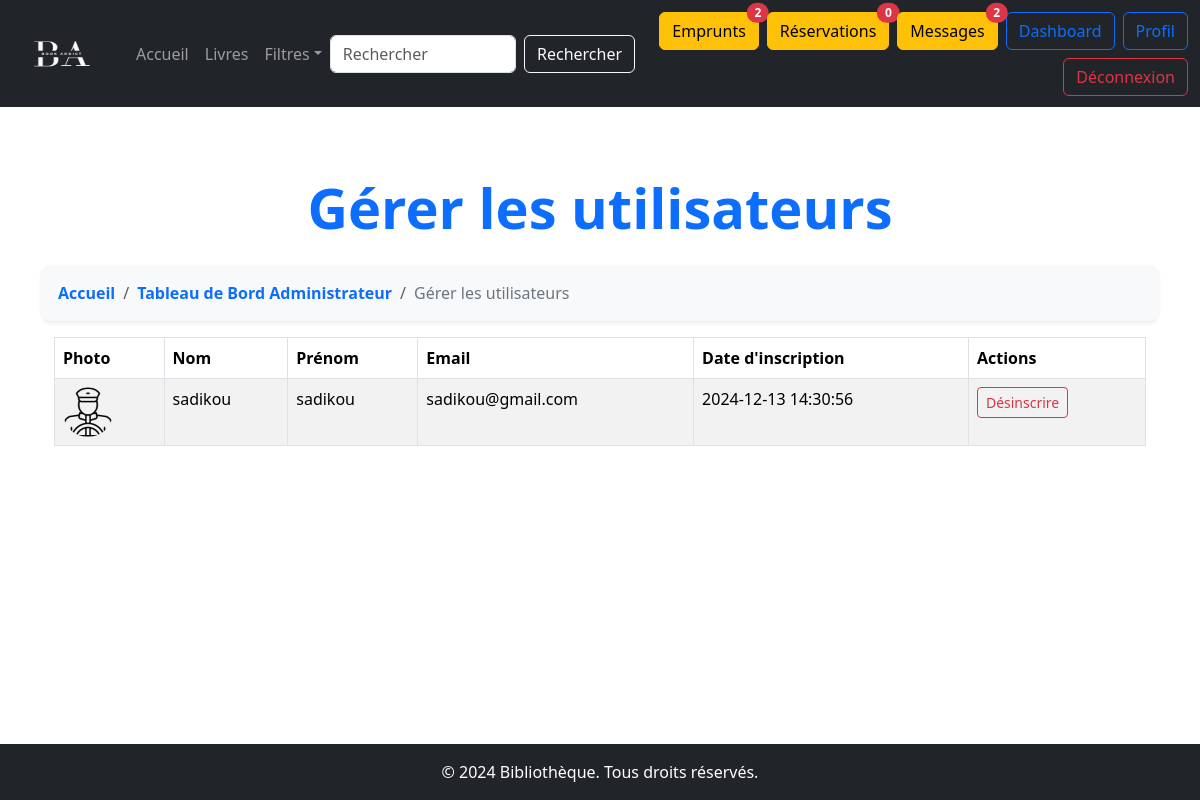
The app's page /index.php?p=administrateur/gererUtilisateurs (signed in) with its own data.
### tables this page shows
CREATE TABLE IF NOT EXISTS `utilisateurs` (
  `id_utilisateur` int NOT NULL AUTO_INCREMENT,
  `nom` varchar(100) NOT NULL,
  `prenom` varchar(100) NOT NULL,
  `email` varchar(100) NOT NULL,
  `mot_de_passe` varchar(255) NOT NULL,
  `role` enum('admin','bibliothecaire','utilisateur') DEFAULT 'utilisateur',
  `photo` varchar(255) DEFAULT NULL,
  `date_inscription` timestamp NULL DEFAULT CURRENT_TIMESTAMP,
  PRIMARY KEY (`id_utilisateur`),
  UNIQUE KEY `email` (`email`)
);

### controleur/adminControleur.php (called while the page is built, shortened)
<?php
require_once("./model/adminModel.php");
function gererUtilisateursPage()
{
   $utilisateurs = afficheUtilisateurs();
   require("./view/administrateur/gererUtilisateurs/accueilgererUtilisateurs.php");
}

### model/adminModel.php (called while the page is built, shortened)
<?php
function afficheUtilisateurs(): array
{
    try {
        $pdo = dbConnect();
        $pdoStatement = $pdo->prepare('SELECT *
                                       FROM utilisateurs
                                       WHERE role != :admin_role
                                       ORDER BY nom ASC');
        $pdoStatement->bindValue(':admin_role', 'admin', PDO::PARAM_STR);
        $pdoStatement->execute();
        $utilisateurs = $pdoStatement->fetchAll(PDO::FETCH_ASSOC);
        return $utilisateurs;
    } catch (PDOException $e) {
        echo "Erreur : " . $e->getMessage();
        return [];
    }
}

### view/administrateur/gererUtilisateurs/accueilgererUtilisateurs.php (the view, shortened to what this page needs)
<h1 class="text-center display-4 fw-bold text-primary my-4">Gérer les utilisateurs</h1>
<nav aria-label="breadcrumb">
    <ol class="breadcrumb bg-light p-3 rounded-3 shadow-sm">
        <li class="breadcrumb-item"><a href="index.php" class="text-decoration-none text-primary fw-bold">Accueil</a></li>
        <li class="breadcrumb-item"><a href="index.php?p=administrateur" class="text-decoration-none text-primary fw-bold">Tableau de Bord Administrateur</a></li>
        <li class="breadcrumb-item active text-secondary" aria-current="page">Gérer les utilisateurs</li>
    </ol>
</nav>
<?php if (!empty($utilisateurs)): ?>
    <div class="container">
        <table class="table table-striped table-bordered table-hover">
            <thead class="thead-dark">
                <tr>
                    <th>Photo</th>
                    <th>Nom</th>
                    <th>Prénom</th>
                    <th>Email</th>
                    <th>Date d'inscription</th>
                    <th>Actions</th>
                </tr>
            </thead>
            <tbody>
                <?php foreach ($utilisateurs as $utilisateur): ?>
                    <tr>
                        <td>
                            <?php if (!empty($utilisateur['photo'])): ?>
                                <img src="<?= htmlspecialchars($utilisateur['photo']); ?>"
                                    alt="Photo de <?= htmlspecialchars($utilisateur['nom'] . ' ' . $utilisateur['prenom']); ?>"
                                    style="width: 50px; height: 50px; object-fit: cover; border-radius: 50%;">
                            <?php else: ?>
                                <span class="text-muted">Aucune photo</span>
                            <?php endif; ?>
                        </td>
                        <td><?= htmlspecialchars($utilisateur["nom"]); ?></td>
                        <td><?= htmlspecialchars($utilisateur["prenom"]); ?></td>
                        <td><?= htmlspecialchars($utilisateur["email"]); ?></td>
                        <td><?= htmlspecialchars($utilisateur["date_inscription"]); ?></td>
                        <td>
                        <div class="d-flex gap-2">
                                <a href="#" class="btn btn-sm btn-outline-danger" onclick="confirmerDesinscription(<?= $utilisateur['id_utilisateur'] ?>)">Désinscrire</a>
                            </div>
                        </td>
                    </tr>
                <?php endforeach; ?>
            </tbody>
        </table>
    </div>
<?php endif; ?>
<?php
require("./view/template/templateAccueil.php");
?>

### records on screen
utilisateurs: photo+nom+prenom (picture), nom "sadikou", prenom "sadikou", email "sadikou@gmail.com", date_inscription "2024-12-13 14:30:56"

### other values on screen
$_SESSION["nombreEmprunts"] "2"
$_SESSION["nombreReserves"] "0"
$_SESSION["nombreMessages"] "2"
